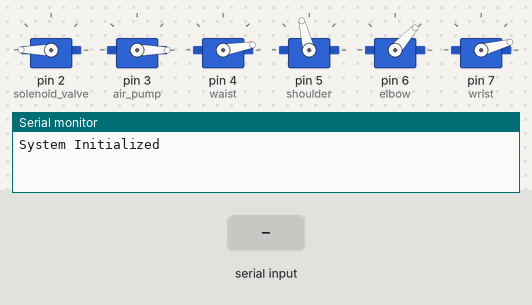
Recording of a sketch running on a simulated Arduino Uno, built with avr-gcc and run on an emulated ATmega328P. On the bench: 6 × servo, the last lines printed to the serial monitor. Inputs (shaded band) come from the test bench.

Above: at 2.2 s.
2.3 s: "90 45 200\n" received over Serial
At 3.6 s:
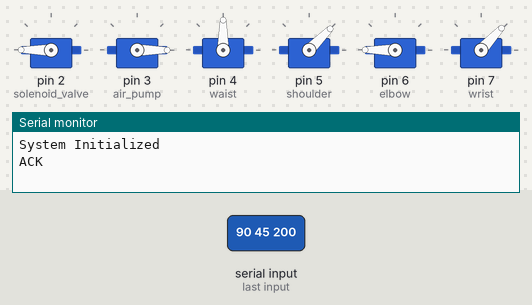
4.2 s: "30 150 10\n" received over Serial
At 7.0 s:
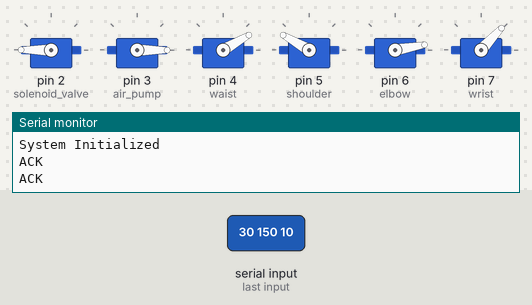
7.2 s: "90 45\n" received over Serial
At 11.7 s:
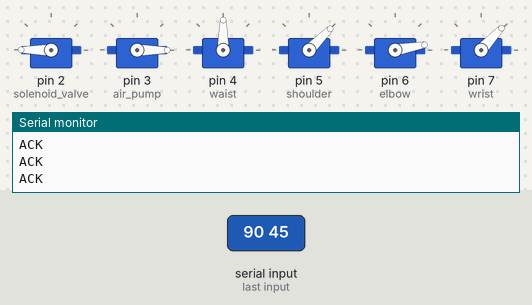
12.0 s: "30 150\n" received over Serial
At 14.27 s:
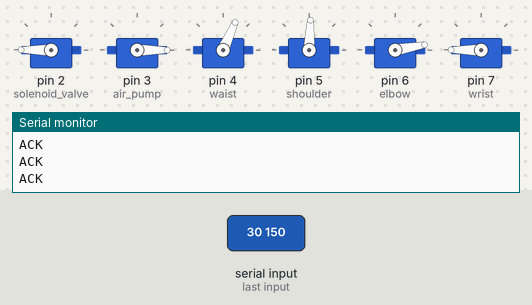
Timing chart, 0 to 16.0 s (numbered marks = the images above; inputs shaded):
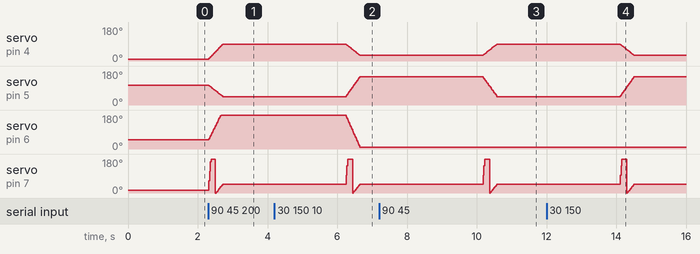

The sketch:

communication.ino
```cpp
#include <Servo.h>

Servo air_pump;
Servo solenoid_valve;

Servo waist;
Servo shoulder;
Servo elbow;
Servo wrist;

int waist_angle = 10;
int shoulder_angle = 104;
int elbow_angle = 48;
int wrist_angle = 15;

void setup() {
    Serial.begin(115200);

    // suction servo
    solenoid_valve.attach(2);
    air_pump.attach(3);

    // robot arm servo
    waist.attach(4);
    shoulder.attach(5);
    elbow.attach(6);
    wrist.attach(7);

    initializeSystem();
}

void loop() {
    if (Serial.available()) {
        Serial.flush();  // 이전 버퍼에 남아 있는 데이터 삭제

        String data = Serial.readStringUntil('\n');
        data.trim();  // 개행 문자 제거

        int absolute_angles[5];
        int index = 0;

        char buffer[50];
        data.toCharArray(buffer, 50);  // String → char 배열 변환

        char *ptr = strtok(buffer, " ");
        while (ptr != NULL && index < 5) {
            absolute_angles[index++] = atoi(ptr);
            ptr = strtok(NULL, " ");
        }

        // 데이터 확인용 출력
        Serial.println("ACK");  // Python이 기다릴 수 있도록 응답 추가

        // 모터 제어
        moveToPosition(absolute_angles);
    }
}

void initializeSystem() {
    // vacuum
    air_pump.write(0);
    solenoid_valve.write(180);

    // robot arm 초기화
    waist.write(waist_angle);
    shoulder.write(shoulder_angle);
    elbow.write(elbow_angle);
    wrist.write(wrist_angle);
    delay(1000);

    Serial.println("System Initialized");
}

// vacuum ftn
void activateSuction() {
    air_pump.write(180); // Air pump on
    solenoid_valve.write(0);   // Solenoid valve closed (vacuum created)
    delay(3000);
}

void releaseSuction() {
    solenoid_valve.write(180); // Solenoid valve open (air escapes, vacuum released)
    delay(1000);
}

void turnOffPump() {
    air_pump.write(0); // Air pump off
    delay(2000);
}

void convertLongToInt(long longArray[], int intArray[], int size) {
    for (int i = 0; i < size; i++) {
        intArray[i] = (int) longArray[i];
    }
}

void moveToPosition(int position[5]) {
    int step_delay = 20; // 움직임 속도 조절 (ms)

    // 현재 서보 모터 위치 가져오기
    int current_waist = waist.read();
    int current_shoulder = shoulder.read();
    int current_elbow = elbow.read();
    int current_wrist = wrist.read();

    // 목표 각도까지 부드럽게 이동
    for (int i = 0; i <= 100; i += 5) {  // 5% 단위로 점진적으로 이동
        waist.write(map(i, 0, 100, current_waist, position[0]));
        shoulder.write(map(i, 0, 100, current_shoulder, position[1]));
        elbow.write(map(i, 0, 100, current_elbow, position[2]));
        wrist.write(map(i, 0, 100, current_wrist, position[3]));

        delay(step_delay); // 움직임 속도 조절
    }

    // 최종 위치 설정 (혹시 오차가 있을 경우 보정)
    waist.write(position[0]);
    shoulder.write(position[1]);
    elbow.write(position[2]);
    wrist.write(position[3]);

    delay(500); // 모터가 안정화될 시간 부여

    // Vacuum (흡착 기능) 제어
    if (position[4] == 1) {
        activateSuction();
    } else {
        releaseSuction();
        turnOffPump();
    }
}
```

Measured:
- after the input at 2.3 s, servo on pin 4 (waist): moves from 10° to 90° over 0.39 s, starting at once; servo on pin 5 (shoulder): moves from 104° to 45° over 0.39 s, starting at once; servo on pin 6 (elbow): moves from 48° to 180° over 0.35 s, starting at once
- after the input at 4.2 s, servo on pin 4 (waist): moves from 90° to 30° over 0.39 s, starting after 2.1 s; servo on pin 5 (shoulder): moves from 45° to 150° over 0.39 s, starting after 2.1 s; servo on pin 6 (elbow): moves from 180° to 10° over 0.39 s, starting after 2.1 s
- after the input at 7.2 s, servo on pin 4 (waist): moves from 30° to 90° over 0.39 s, starting after 3.0 s; servo on pin 5 (shoulder): moves from 150° to 45° over 0.39 s, starting after 3.0 s
- after the input at 12.0 s, servo on pin 4 (waist): moves from 90° to 30° over 0.39 s, starting after 2.1 s; servo on pin 5 (shoulder): moves from 45° to 150° over 0.39 s, starting after 2.1 s
